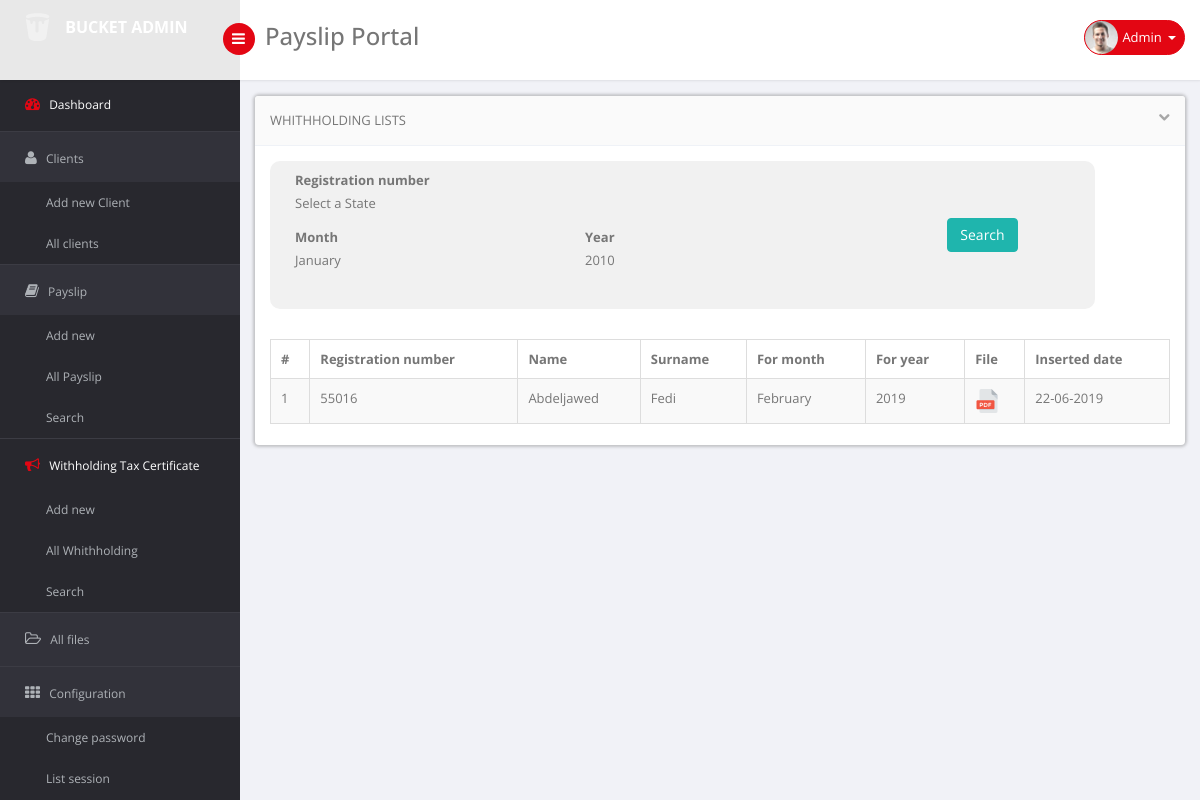
The page /admin/index.php?pg=adminFilterRetenu (signed in) on the database its author committed.
### tables this page shows
CREATE TABLE `abc_fiche` (
  `id` int(11) NOT NULL,
  `id_client` int(11) NOT NULL,
  `mois` int(11) NOT NULL,
  `annee` int(11) NOT NULL,
  `pdf` varchar(255) NOT NULL,
  `date_creation` datetime NOT NULL,
  `type` int(11) NOT NULL COMMENT '1- fiche ; 2- retenu'
);

CREATE TABLE `abc_accounts` (
  `id` int(11) NOT NULL,
  `matricule` varchar(255) NOT NULL,
  `password` varchar(255) NOT NULL,
  `passwordcrypt` varchar(255) NOT NULL,
  `nom` varchar(255) NOT NULL,
  `prenom` varchar(255) NOT NULL,
  `email` varchar(100) NOT NULL,
  `active` tinyint(1) NOT NULL
);

### admin/modules/Accounts.class.php (called while the page is built, shortened)
<?php
class Accounts extends DB{
	private $matricule;
	private $nom;
    private $prenom;
    public function getMatricule(){ return $this->matricule;}
    public function getNom(){ return $this->nom;}
    public function getPrenom(){ return $this->prenom;}
    public function setAccounts($id,$matricule,$password,$passwordcrypt,$nom,$prenom,$email,$active)
    {
        $this->matricule = $matricule;
        $this->nom = $nom;
        $this->prenom = $prenom;
    }
    public function getFromDB($id)
    {
        $res = $this->connect()->query(sprintf("SELECT * FROM " . $_SESSION['pfx'] . "_accounts WHERE id = '%d'", mysqli_real_escape_string($this->connect(), $id)));
    }
}
?>

### admin/modules/Connection.class.php (called while the page is built, shortened)
<?php
class DB
{
    public function connect()
    {
        $this->servername ="localhost";
        $this->username ="root";
        $this->password ="";
        $this->dbname ="fichepaie";
        $con = new mysqli($this->servername, $this->username, $this->password, $this->dbname);
        $con->set_charset("utf8");
        return $con;
    }
}
?>

### admin/adminFilterRetenu.php (the view, shortened to what this page needs)
<section id="main-content">
        <section class="wrapper">
        <div class="row">
            <div class="col-sm-12">
                <section class="panel">
                    <header class="panel-heading">
                      Whithholding Lists
                        <span class="tools pull-right">
                            <a href="javascript:;" class="fa fa-chevron-down"></a>
                         </span>
                    </header>
                    <div class="panel-body">
                       <form class="cmxform " id="commentForm" method="get" action="recherche.php">
                           <div class="col-md-8" style="background: #f1f1f1;border-radius: 10px 0px 0px 10px;padding: 10px;height: 148px;">
                           <div class="form-group col-md-12">
                                        <label for="cname" class="control-label">Registration number</label>
                                        <br />
                            </div>
                            <div class="form-group col-md-6">
                                        <label for="d" class="control-label">Month</label>
                                        <br />
                            </div>
                            <div class="form-group col-md-6">
                                        <label for="y" class="control-label">Year</label>
                                        <br />
                            </div>
                        </div>
                        <div class="col-md-3"  style="background: #f1f1f1;border-radius: 0px 10px 10px 0px;padding: 57px;height: 148px;">
                                     <div class="form-group ">
                                        <div class="col-lg-12 text-center">
                                           <button type="submit" class="btn btn-primary" name="search">Search</button>
                                        </div>
                                    </div>
                         </div>
                       </form>
                    </div>
                    <div class="panel-body">
                    <div class="adv-table">
                    <table  class="display table table-bordered table-striped" id="dynamic-table">
                    <thead>
                    <tr>
                        <th>#</th>
                        <th>Registration number</th>
                        <th>Name</th>
                        <th>Surname</th>
                        <th>For month</th>
                        <th>For year</th>
                        <th>File</th>
                        <th>Inserted date</th>
                    </tr>
                    </thead>
                    <tbody>
                        <?php
                        $query = "";
                        $account = $conn->query("SELECT * FROM ".$_SESSION['pfx']."_fiche WHERE type=2 ".$query."  ORDER BY mois  DESC");
                       $i=0;
                        while($res_account = $account->fetch_assoc()){
                            $i++;
                            $account_client = new Accounts();
                            $account_client->getFromDB($res_account['id_client']);
                            $month = $res_account['mois'];
                           switch ($month) {
    case 2:
        $month_select = "February";
        break;
}
                             ?>
                         <tr>
                        <td><?php echo $i; ?></td>
                        <td><?php echo $account_client->getMatricule(); ?></td>
                        <td><?php echo $account_client->getNom(); ?></td>
                        <td><?php echo $account_client->getPrenom(); ?></td>
                        <td><?php echo $month_select; ?></td>
                        <td><?php echo $res_account['annee']; ?></td>
                        <td><a href="documents/<?php echo $account_client->getMatricule(); ?>/<?php echo $res_account['pdf']; ?>" target="_blank"><img src="assets/images/pdf.png" /></a></td>
                        <td><?php echo date("d-m-Y",strtotime($res_account['date_creation'])); ?></td>
                    </tr>
                    <?php
                        }
                        ?>
                </tbody>
            </table>
        </div>
    </div>
</section>
</div>
</div>
</section>
</section>

### admin/assets/js/advanced-datatable/css/demo_table.css (style rules this page uses)
table.display { margin: 0 auto; clear: both; width: 100%; }
table.display thead th { padding: 3px 18px 3px 10px; border-bottom: 1px solid black; font-weight: bold; cursor: pointer; * cursor: hand; }
table.display td { padding: 3px 10px; }

### rows shown on the page
abc_fiche: abc_accounts.matricule "55016", abc_accounts.nom "Abdeljawed", abc_accounts.prenom "Fedi", mois "February", annee "2019", date_creation "22-06-2019"
